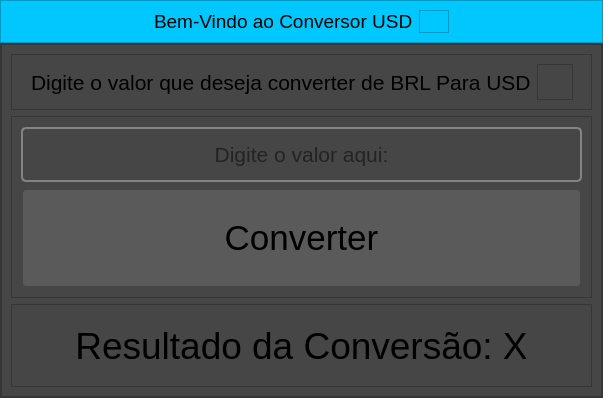
<?xml version="1.0" encoding="UTF-8"?>
<ui version="4.0">
 <class>MainWindow</class>
 <widget class="QMainWindow" name="MainWindow">
  <property name="geometry">
   <rect>
    <x>0</x>
    <y>0</y>
    <width>603</width>
    <height>398</height>
   </rect>
  </property>
  <property name="windowTitle">
   <string>Conversor USD</string>
  </property>
  <widget class="QWidget" name="centralwidget">
   <layout class="QVBoxLayout" name="verticalLayout">
    <property name="spacing">
     <number>0</number>
    </property>
    <property name="leftMargin">
     <number>0</number>
    </property>
    <property name="topMargin">
     <number>0</number>
    </property>
    <property name="rightMargin">
     <number>0</number>
    </property>
    <property name="bottomMargin">
     <number>0</number>
    </property>
    <item>
     <widget class="QFrame" name="Frame_Top">
      <property name="maximumSize">
       <size>
        <width>16777215</width>
        <height>45</height>
       </size>
      </property>
      <property name="styleSheet">
       <string notr="true">background-color: rgb(0, 200, 255);</string>
      </property>
      <property name="frameShape">
       <enum>QFrame::StyledPanel</enum>
      </property>
      <property name="frameShadow">
       <enum>QFrame::Raised</enum>
      </property>
      <layout class="QHBoxLayout" name="horizontalLayout_2">
       <item>
        <spacer name="horizontalSpacer">
         <property name="orientation">
          <enum>Qt::Horizontal</enum>
         </property>
         <property name="sizeHint" stdset="0">
          <size>
           <width>140</width>
           <height>20</height>
          </size>
         </property>
        </spacer>
       </item>
       <item>
        <widget class="QLabel" name="label_2">
         <property name="font">
          <font>
           <pointsize>14</pointsize>
           <weight>50</weight>
           <bold>false</bold>
          </font>
         </property>
         <property name="text">
          <string>Bem-Vindo ao Conversor USD</string>
         </property>
        </widget>
       </item>
       <item>
        <widget class="QFrame" name="Frame_Bolsa">
         <property name="enabled">
          <bool>true</bool>
         </property>
         <property name="sizePolicy">
          <sizepolicy hsizetype="Preferred" vsizetype="Preferred">
           <horstretch>0</horstretch>
           <verstretch>0</verstretch>
          </sizepolicy>
         </property>
         <property name="minimumSize">
          <size>
           <width>30</width>
           <height>20</height>
          </size>
         </property>
         <property name="sizeIncrement">
          <size>
           <width>0</width>
           <height>0</height>
          </size>
         </property>
         <property name="styleSheet">
          <string notr="true">image: url(:/Images/16405049131582960209-128.png);</string>
         </property>
         <property name="frameShape">
          <enum>QFrame::StyledPanel</enum>
         </property>
         <property name="frameShadow">
          <enum>QFrame::Raised</enum>
         </property>
        </widget>
       </item>
       <item>
        <spacer name="horizontalSpacer_2">
         <property name="orientation">
          <enum>Qt::Horizontal</enum>
         </property>
         <property name="sizeHint" stdset="0">
          <size>
           <width>141</width>
           <height>20</height>
          </size>
         </property>
        </spacer>
       </item>
      </layout>
     </widget>
    </item>
    <item>
     <widget class="QFrame" name="Frame_Main">
      <property name="styleSheet">
       <string notr="true">
background-color: rgb(70, 70, 70);</string>
      </property>
      <property name="frameShape">
       <enum>QFrame::StyledPanel</enum>
      </property>
      <property name="frameShadow">
       <enum>QFrame::Raised</enum>
      </property>
      <layout class="QHBoxLayout" name="horizontalLayout">
       <property name="spacing">
        <number>0</number>
       </property>
       <property name="leftMargin">
        <number>0</number>
       </property>
       <property name="topMargin">
        <number>0</number>
       </property>
       <property name="rightMargin">
        <number>0</number>
       </property>
       <property name="bottomMargin">
        <number>0</number>
       </property>
       <item>
        <widget class="QFrame" name="Left_Sidebar">
         <property name="maximumSize">
          <size>
           <width>45</width>
           <height>16777215</height>
          </size>
         </property>
         <property name="styleSheet">
          <string notr="true">background-color: rgb(54, 54, 54);</string>
         </property>
         <property name="frameShape">
          <enum>QFrame::StyledPanel</enum>
         </property>
         <property name="frameShadow">
          <enum>QFrame::Raised</enum>
         </property>
        </widget>
       </item>
       <item>
        <widget class="QFrame" name="Main_containt">
         <property name="frameShape">
          <enum>QFrame::StyledPanel</enum>
         </property>
         <property name="frameShadow">
          <enum>QFrame::Raised</enum>
         </property>
         <layout class="QVBoxLayout" name="verticalLayout_2">
          <item>
           <widget class="QFrame" name="Header_Texts">
            <property name="frameShape">
             <enum>QFrame::StyledPanel</enum>
            </property>
            <property name="frameShadow">
             <enum>QFrame::Raised</enum>
            </property>
            <layout class="QHBoxLayout" name="horizontalLayout_3">
             <item>
              <spacer name="horizontalSpacer_3">
               <property name="orientation">
                <enum>Qt::Horizontal</enum>
               </property>
               <property name="sizeHint" stdset="0">
                <size>
                 <width>6</width>
                 <height>20</height>
                </size>
               </property>
              </spacer>
             </item>
             <item>
              <widget class="QLabel" name="Label_HeaderText">
               <property name="font">
                <font>
                 <pointsize>16</pointsize>
                </font>
               </property>
               <property name="text">
                <string>Digite o valor que deseja converter de BRL Para USD</string>
               </property>
              </widget>
             </item>
             <item>
              <widget class="QFrame" name="Frame_CashSymbol">
               <property name="minimumSize">
                <size>
                 <width>36</width>
                 <height>36</height>
                </size>
               </property>
               <property name="styleSheet">
                <string notr="true">image: url(:/Images/14717141731556277309-128.png);</string>
               </property>
               <property name="frameShape">
                <enum>QFrame::StyledPanel</enum>
               </property>
               <property name="frameShadow">
                <enum>QFrame::Raised</enum>
               </property>
              </widget>
             </item>
             <item>
              <spacer name="horizontalSpacer_4">
               <property name="orientation">
                <enum>Qt::Horizontal</enum>
               </property>
               <property name="sizeHint" stdset="0">
                <size>
                 <width>0</width>
                 <height>20</height>
                </size>
               </property>
              </spacer>
             </item>
            </layout>
           </widget>
          </item>
          <item>
           <widget class="QFrame" name="Main_Actions">
            <property name="frameShape">
             <enum>QFrame::StyledPanel</enum>
            </property>
            <property name="frameShadow">
             <enum>QFrame::Raised</enum>
            </property>
            <layout class="QVBoxLayout" name="verticalLayout_4">
             <item>
              <spacer name="verticalSpacer_2">
               <property name="orientation">
                <enum>Qt::Vertical</enum>
               </property>
               <property name="sizeHint" stdset="0">
                <size>
                 <width>20</width>
                 <height>1</height>
                </size>
               </property>
              </spacer>
             </item>
             <item>
              <widget class="QLineEdit" name="Recept_User_Money">
               <property name="minimumSize">
                <size>
                 <width>0</width>
                 <height>50</height>
                </size>
               </property>
               <property name="maximumSize">
                <size>
                 <width>16777215</width>
                 <height>16777215</height>
                </size>
               </property>
               <property name="font">
                <font>
                 <pointsize>16</pointsize>
                </font>
               </property>
               <property name="styleSheet">
                <string notr="true">QLineEdit {
	border: 2px solid rgb(132,132,132);
	border-radius: 5px;
	padding: 12px;

}
QLineEdit:hover {
	border: 2px solid rgb(0,191,255);

}</string>
               </property>
               <property name="alignment">
                <set>Qt::AlignCenter</set>
               </property>
               <property name="placeholderText">
                <string>Digite o valor aqui:</string>
               </property>
              </widget>
             </item>
             <item>
              <widget class="QPushButton" name="pushButton_Converter">
               <property name="enabled">
                <bool>true</bool>
               </property>
               <property name="minimumSize">
                <size>
                 <width>0</width>
                 <height>100</height>
                </size>
               </property>
               <property name="font">
                <font>
                 <pointsize>26</pointsize>
                </font>
               </property>
               <property name="styleSheet">
                <string notr="true">QPushButton {
	background-color: rgb(90, 90, 90);
	border: 2px solid rgb(70,70,70);
	border-radius: 5px;

}
QPushButton:hover {
	background-color: rgb(90, 90, 90);
	border: 2px solid rgb(0,191,255);
	border-radius: 5px;

}

QPushButton:pressed {
	background-color: rgb(120,120, 120);
	border: 2px solid rgb(0,191,255);
	border-radius: 5px;

}

</string>
               </property>
               <property name="text">
                <string>Converter</string>
               </property>
               <property name="icon">
                <iconset resource="icons/images.qrc">
                 <normaloff>:/Images/2037183771582885798-128.png</normaloff>:/Images/2037183771582885798-128.png</iconset>
               </property>
               <property name="iconSize">
                <size>
                 <width>32</width>
                 <height>32</height>
                </size>
               </property>
               <property name="checkable">
                <bool>false</bool>
               </property>
               <property name="autoRepeat">
                <bool>false</bool>
               </property>
               <property name="autoRepeatDelay">
                <number>300</number>
               </property>
              </widget>
             </item>
             <item>
              <spacer name="verticalSpacer">
               <property name="orientation">
                <enum>Qt::Vertical</enum>
               </property>
               <property name="sizeHint" stdset="0">
                <size>
                 <width>20</width>
                 <height>0</height>
                </size>
               </property>
              </spacer>
             </item>
            </layout>
           </widget>
          </item>
          <item>
           <widget class="QFrame" name="Result_Actions">
            <property name="maximumSize">
             <size>
              <width>16777215</width>
              <height>160</height>
             </size>
            </property>
            <property name="frameShape">
             <enum>QFrame::StyledPanel</enum>
            </property>
            <property name="frameShadow">
             <enum>QFrame::Raised</enum>
            </property>
            <layout class="QVBoxLayout" name="verticalLayout_3">
             <item>
              <spacer name="verticalSpacer_4">
               <property name="orientation">
                <enum>Qt::Vertical</enum>
               </property>
               <property name="sizeHint" stdset="0">
                <size>
                 <width>20</width>
                 <height>0</height>
                </size>
               </property>
              </spacer>
             </item>
             <item>
              <widget class="QLabel" name="label_Result">
               <property name="sizeIncrement">
                <size>
                 <width>0</width>
                 <height>0</height>
                </size>
               </property>
               <property name="font">
                <font>
                 <pointsize>28</pointsize>
                </font>
               </property>
               <property name="contextMenuPolicy">
                <enum>Qt::DefaultContextMenu</enum>
               </property>
               <property name="text">
                <string>Resultado da Conversão: X</string>
               </property>
               <property name="alignment">
                <set>Qt::AlignCenter</set>
               </property>
              </widget>
             </item>
             <item>
              <spacer name="verticalSpacer_3">
               <property name="orientation">
                <enum>Qt::Vertical</enum>
               </property>
               <property name="sizeHint" stdset="0">
                <size>
                 <width>20</width>
                 <height>0</height>
                </size>
               </property>
              </spacer>
             </item>
            </layout>
           </widget>
          </item>
         </layout>
        </widget>
       </item>
      </layout>
     </widget>
    </item>
   </layout>
  </widget>
 </widget>
 <resources>
  <include location="icons/images.qrc"/>
 </resources>
 <connections/>
</ui>
